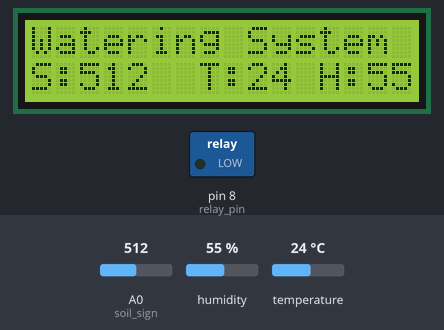
This sketch was run on a simulated Arduino Uno, built with avr-gcc and run on an emulated ATmega328P. On the bench: 16×2 character LCD, switched loads named in the sketch (green lamp = pin HIGH). Inputs (shaded band) come from the test bench; at power-on: humidity 55 %, A0 (soil_sign) = 512, temperature 24 °C. What the sketch prints to the serial monitor is not drawn.

Above: at 1.2 s.
1.3 s: humidity set to 22 %
At 2.4 s:
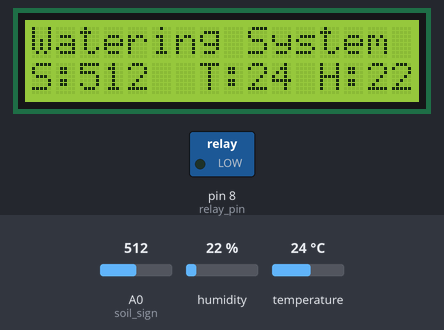
4.3 s: A0 (soil_sign) set to 716
At 4.7 s:
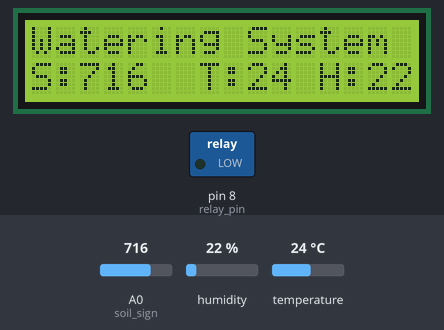
7.3 s: temperature set to 12 °C
At 8.2 s:
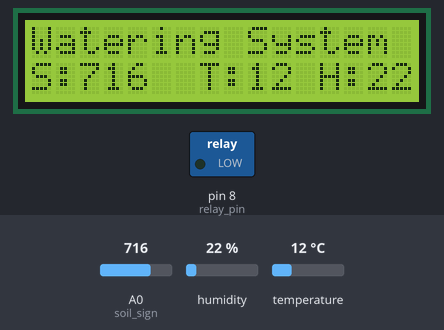
10.3 s: A0 (soil_sign) set to 900
At 11.6 s:
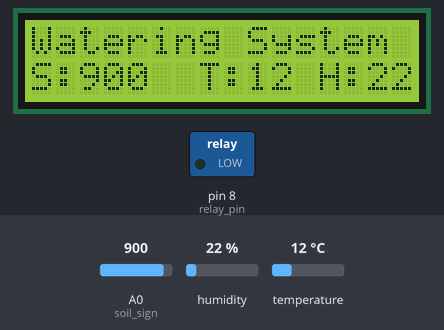
13.3 s: humidity set to 40 %
At 14.0 s:
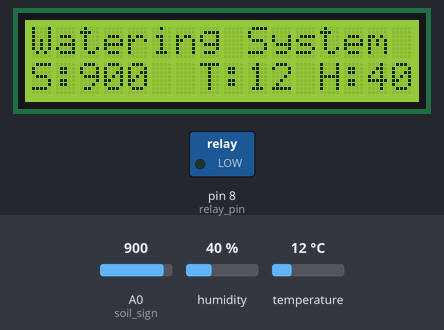
16.3 s: temperature set to 33 °C
At 17.4 s:
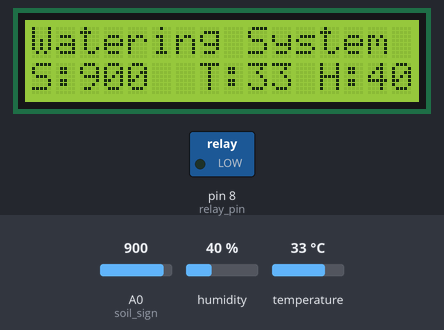
Timing chart, 0 to 19.3 s (numbered marks = the images above; inputs shaded):
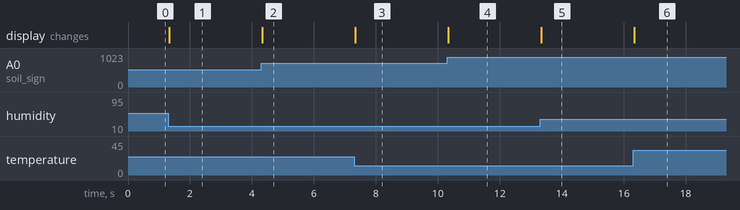

Measured:
- after the input at 1.3 s, the display: changes at once (image 1)
- after the input at 4.3 s, the display: changes at once (image 2)
- after the input at 7.3 s, the display: changes at once (image 3)
- after the input at 10.3 s, the display: changes at once (image 4)
- after the input at 13.3 s, the display: changes at once (image 5)
- after the input at 16.3 s, the display: changes at once (image 6)

The sketch:

flowerBluetooth.ino
```cpp
 int relay_pin=8;
int soil_sign = A0;
int soil_val = 1050;
int tem_val=26;
#include <dht11.h>
#define DHT11PIN 9
//#define blueToothSerial Serial1
dht11 DHT11;
#include <LiquidCrystal.h>
LiquidCrystal lcd(7,6,5,4,3,2);
void setup()
{
   Serial.begin(9600);
   pinMode(relay_pin,OUTPUT);
    pinMode(soil_sign, INPUT);
  lcd.begin(16,2);
  lcd.print("Watering System");
   attachInterrupt(digitalPinToInterrupt(1),togglerelay,RISING);  //  function for creating external interrupts at pin2 on Rising (LOW to HIGH)
}
void loop()
{
int chk = DHT11.read(DHT11PIN);
int tem=(int)DHT11.temperature;
int hum=(int)DHT11.humidity;
  int sensorValue = analogRead(soil_sign);
  lcd.clear();
  lcd.print("Watering System");
  lcd.setCursor(0,1);
  lcd.print("S:");
  lcd.setCursor(2,1);
  lcd.print(sensorValue);
  Serial.print("S:");
   Serial.println(sensorValue);
    lcd.setCursor(7,1);
   lcd.print("T:");
   lcd.setCursor(9,1);
  lcd.print(tem);
    Serial.print("T:");
   Serial.println(tem);
      lcd.setCursor(12,1);
   lcd.print("H:");
   lcd.setCursor(14,1);
  lcd.print(hum);
      Serial.print("H:");
   Serial.println(hum);

if((analogRead(soil_sign) >soil_val))
  {
    digitalWrite(relay_pin,HIGH);
delay(300);
 digitalWrite(relay_pin,LOW);
  }
  else{
    digitalWrite(relay_pin,LOW);

  }
 }
    void togglerelay(){
  if(Serial.available()>0){
     char ch = Serial.read();
if (ch=='A')
 {
digitalWrite(relay_pin,HIGH);
delay(3000);
  }
  if (ch=='B')
 {
digitalWrite(relay_pin,LOW);
  }
 }
   }
```
